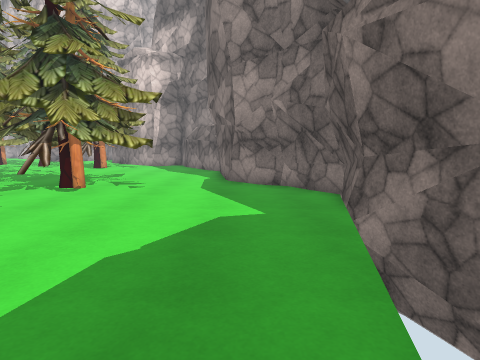
View 1 (above)

24 first-person views from a walk through a Unity game level. The camera is 1.3 m above the floor, tilts 6° down and sees 75° across. The floor is counted in squares, 1 m on a side. Each view is taken from the middle of a square. On the plan, view 1 faces up. The plan holds only what a view shows up to about 14 squares ahead; the rest is blank. The place goes on beyond the plan. Some surface patterns are stand-ins.

View 2
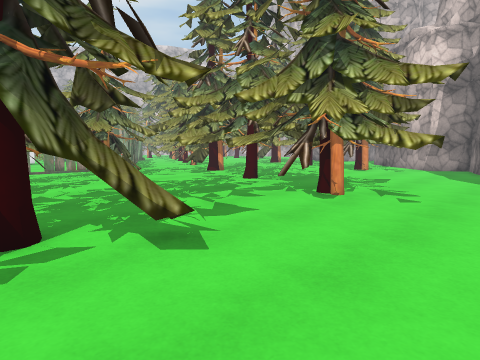

View 3
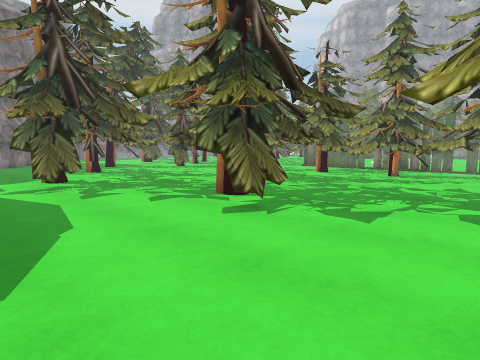

View 4
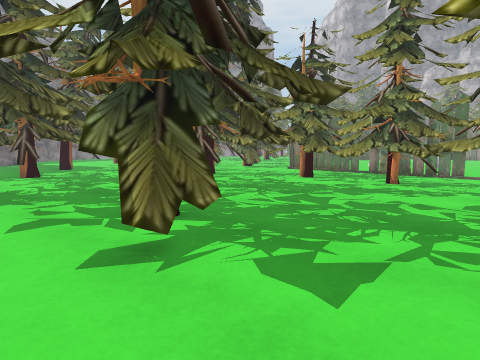

View 5
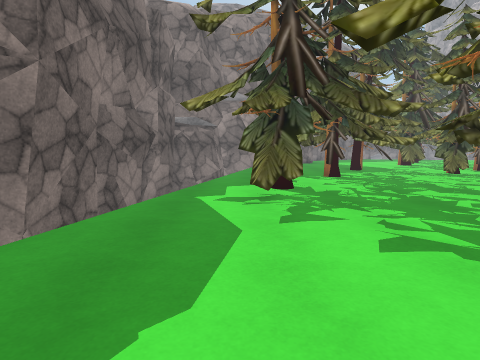

View 6
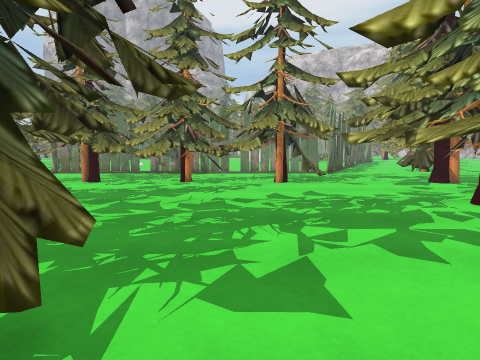

View 7
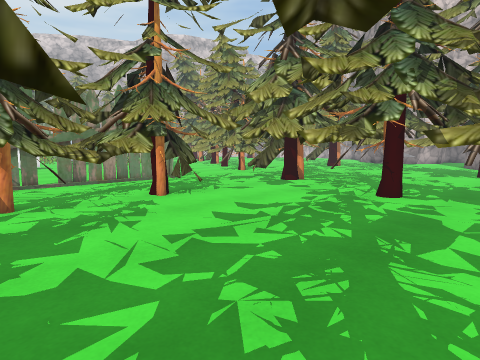

View 8
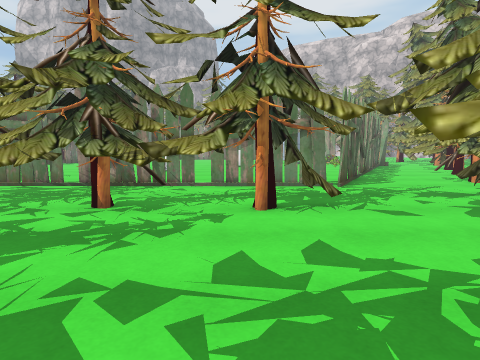

View 9
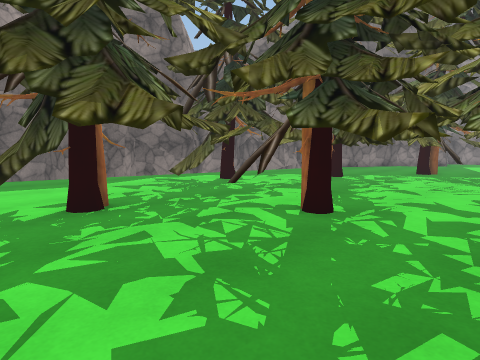

View 10
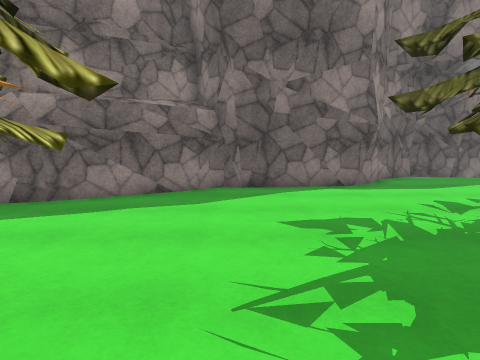

View 11
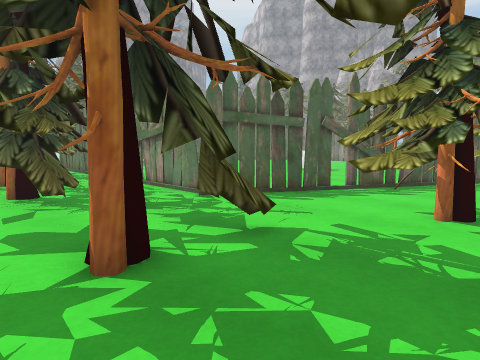

View 12
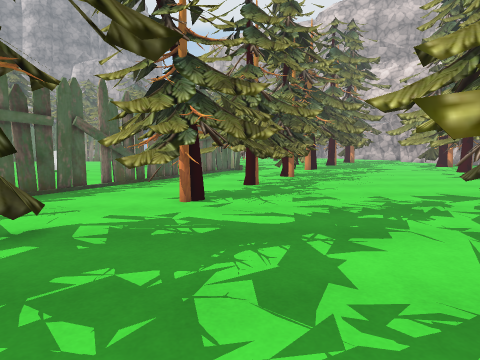

View 13
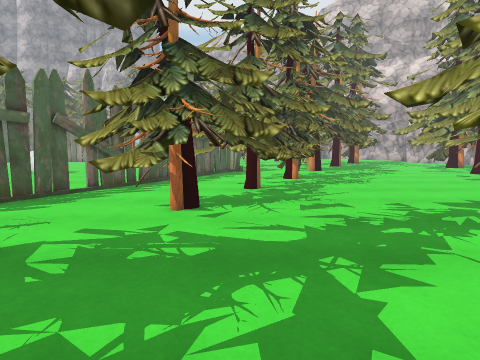

View 14
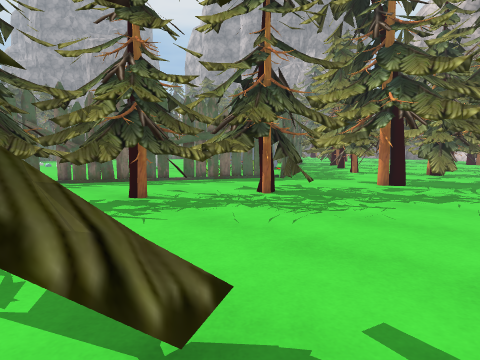

View 15
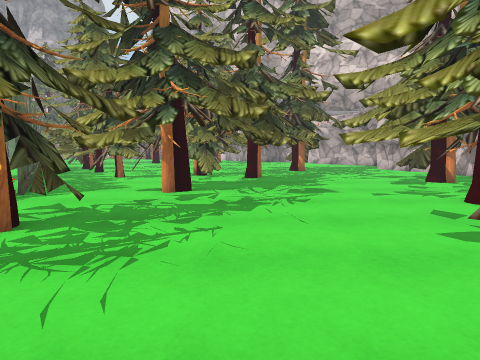

View 16
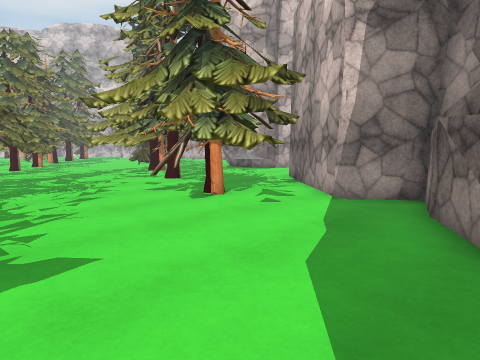

View 17
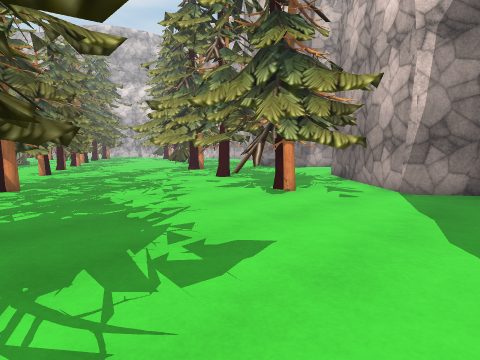

View 18
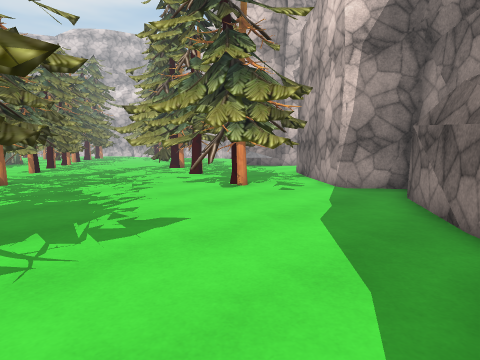

View 19
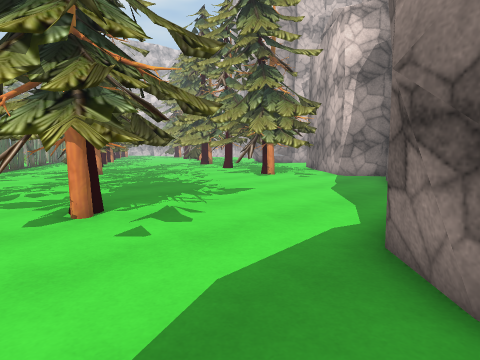

View 20
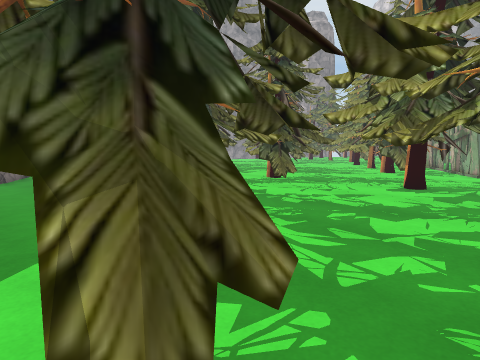

View 21
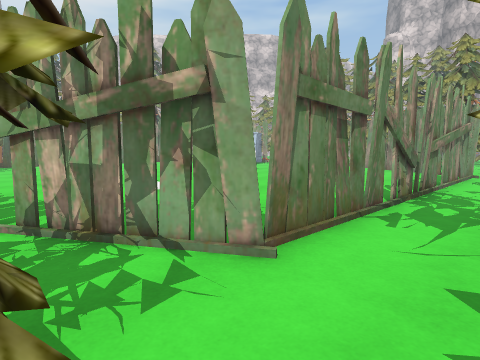

View 22
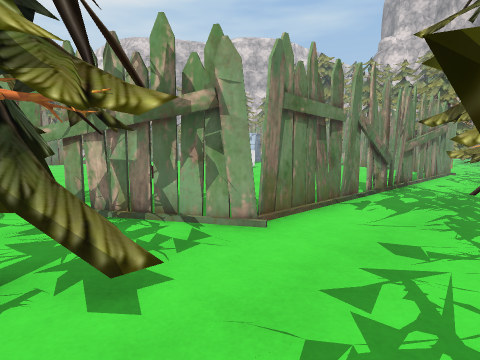

View 23
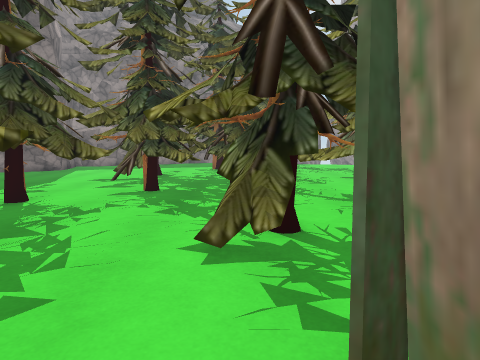

View 24
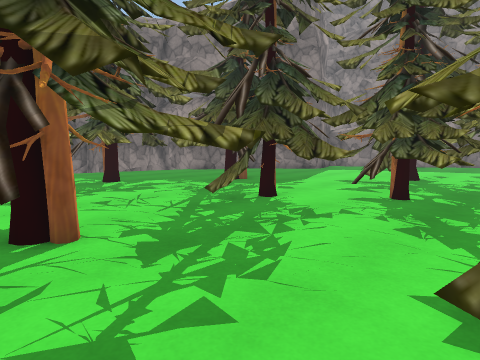

### Floor plan
Key: @ floor where view 1 was taken; # wall or solid block; x gap in a wall; . floor; = window, fence, low wall or low ledge; T thing the floor can be seen under or through; R tree; P pine tree.
Columns run from 35 left of view 1 to 3 right of it. Each row starts with its distance up from view 1.
 26 #.....######             #
 25 .. #.......#... .        ##
 24 #P ## ..........#       ..##
 23 #R ##..........=#       #..T
 22 ##  . .........      ####   ####
 21     ## . .........  ###      T.##
 20      #####.......##. #    TTT...#
 19         #####........#####T TT..##
 18            ######....... .#......##
 17                ##.................#
 16   ######   #######.  .............#
 15   ##   ### #.TTTTT. T..T..........#
 14 ##       ###...TT.TTRP. T ........#
 13            ##.....TT #..   TTT....##
 12            ..##........TTPR T......#
 11            ...###....TT.T.....#....###
 10                .#.......  . .RPTT....#
  9                 #...T ..TT.T TT T....##
  8                 #. TTT....... ........#
  7              ...#.TTTT................#
  6              ...#.TT T............... #
  5               ..#..TTT............... #
  4                .#.TTTT....T.###......
  3                 #..  TT...T..R#x ....
  2                 #..TTTT...T..P......
  1                .x..TTT#T .T ........
  0               ..#..TT##T TT TT.....@#
 -1               ..#..T###..RP T.......#
 -2             ....#... #  .......#=#. #
 -3      .....  ....#... #.. TT....##.
 -4      .........##.....#RPTTT..#.###
 -5         .....####...  T T....#.. .
 -6                ####.# .......#. ..
 -7                 ## .......#######.
 -8                 # ...###...  PR .
 -9               ###...#######    ..
-10               #...####       ##..

Where each view was taken, in squares from view 1:
view 1: 0 up, 0 right, facing up
view 2: 2 up, 1 left, facing up-left
view 3: 9 up, 0 right, facing down-left
view 4: 8 up, 3 left, facing down-left
view 5: 6 up, 2 left, facing down
view 6: 6 up, 3 left, facing left
view 7: 3 up, 7 left, facing up-left
view 8: 7 up, 8 left, facing left
view 9: 5 up, 13 left, facing down-right
view 10: 16 up, 11 left, facing right
view 11: 17 up, 13 left, facing down-left
view 12: 17 up, 12 left, facing left
view 13: 17 up, 13 left, facing left
view 14: 25 up, 19 left, facing down-left
view 15: 23 up, 21 left, facing left
view 16: 14 up, 2 left, facing up-left
view 17: 12 up, 3 left, facing up-left
view 18: 12 up, 1 left, facing up-left
view 19: 8 up, 1 right, facing up-left
view 20: 1 down, 2 left, facing down-left
view 21: 6 down, 16 left, facing up-left
view 22: 7 down, 15 left, facing up-left
view 23: 2 down, 18 left, facing down
view 24: 3 down, 18 left, facing down-right
